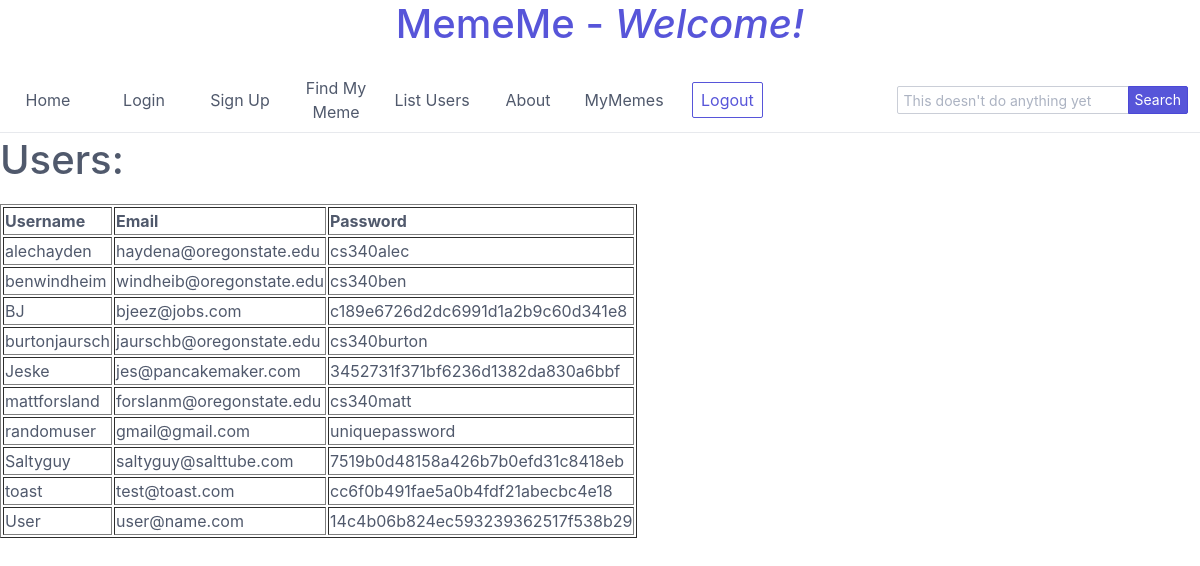
The page /html/listUsers.php on the database its author committed.
### tables this page shows
CREATE TABLE `User` (
  `Username` varchar(40) NOT NULL,
  `Email` varchar(40) NOT NULL,
  `Password` varchar(40) NOT NULL
);

### html/listUsers.php (the view, shortened to what this page needs)
<!DOCTYPE html>
<html>
	<head>
		<link rel="stylesheet" href="spectre.min.css">
	</head>
<body>
<?php
	include 'header.php';
	$conn = mysqli_connect(DB_HOST, DB_USER, DB_PASSWORD, DB_NAME);
	$query = "SELECT Username, Email, Password FROM User ";
	$result = mysqli_query($conn, $query);
	$fields_num = mysqli_num_fields($result);
	echo "<h1>Users: </h1>";
	echo "<table id='t01' border='1'><tr>";
	for($i=0; $i<$fields_num; $i++) {
		$field = mysqli_fetch_field($result);
		echo "<td><b>$field->name</b></td>";
	}
	echo "</tr>\n";
	while($row = mysqli_fetch_row($result)) {
		echo "<tr>";
		foreach($row as $cell)
			echo "<td>$cell</td>";
		echo "</tr>\n";
	}
?>
</body>
</html>

### rows shown on the page
user: Username "alechayden", Email "haydena@oregonstate.edu", Password "cs340alec"
user: Username "benwindheim", Email "windheib@oregonstate.edu", Password "cs340ben"
user: Username "BJ", Email "bjeez@jobs.com", Password "c189e6726d2dc6991d1a2b9c60d341e8"
user: Username "burtonjaursch", Email "jaurschb@oregonstate.edu", Password "cs340burton"
user: Username "Jeske", Email "jes@pancakemaker.com", Password "3452731f371bf6236d1382da830a6bbf"
user: Username "mattforsland", Email "forslanm@oregonstate.edu", Password "cs340matt"
user: Username "randomuser", Email "gmail@gmail.com", Password "uniquepassword"
user: Username "Saltyguy", Email "saltyguy@salttube.com", Password "7519b0d48158a426b7b0efd31c8418eb"
user: Username "toast", Email "test@toast.com", Password "cc6f0b491fae5a0b4fdf21abecbc4e18"
user: Username "User", Email "user@name.com", Password "14c4b06b824ec593239362517f538b29"

### other values the page prints
$page "Home"
$page "Login"
$page "Sign Up"
$page "Find My Meme"
$page "List Users"
$page "About"
$page "MyMemes"
$field->name "Username"
$field->name "Email"
$field->name "Password"
